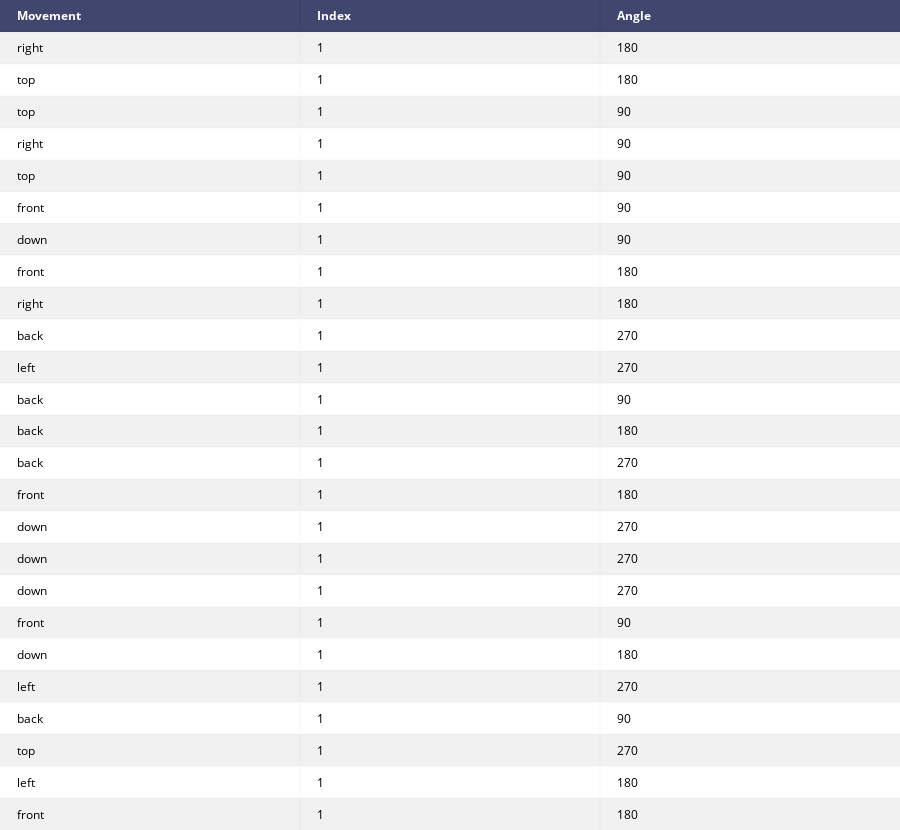
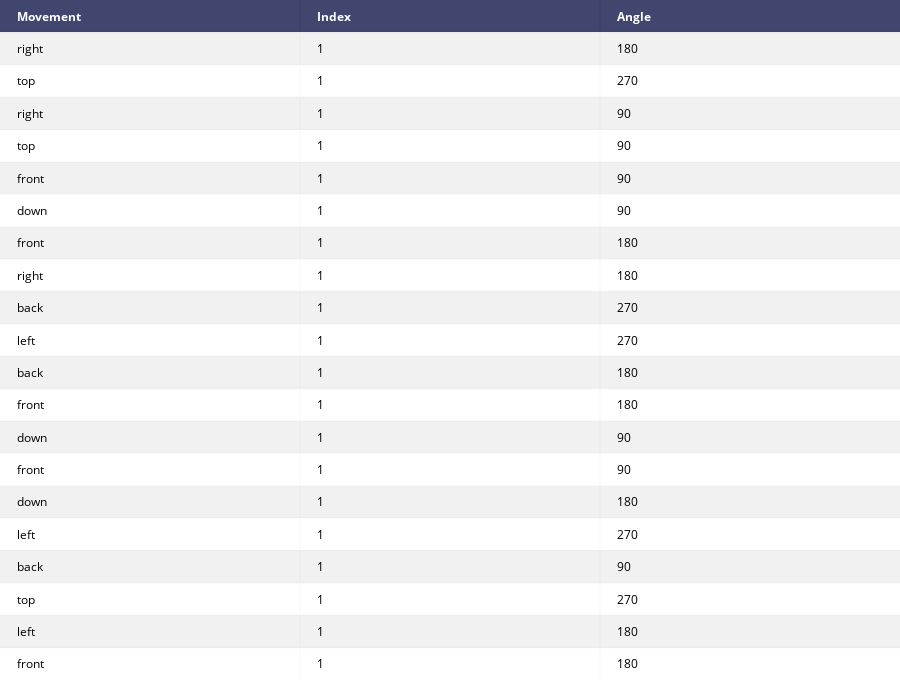

Notebook code cell kept with these figures, in order:
### Code cell
"""This jupyter notebook section provides a sample usage of the protocol."""

import math
import plotly.figure_factory as ff
import content.helper.helper as helper
from plotly.offline import init_notebook_mode, iplot
from content.encryption.encryption import Encryption
from content.analyzers.key_analyzer import KeyAnalyzer

# Init the notebook for usage of Plotly.
init_notebook_mode(connected=True)

# Ask user for a message to encrypt and the desired cube side length.
message = input("Please type in the message you want to encrypt.\n")
cube_side_length = int(input("\nPlease type in the desired cube side length.\n"))

# Initialize the protocol.
protocol = Encryption(message=message, cube_side_length=cube_side_length)

# Print the layout of the cube.
print("\nThe layout of the desired cube is: ")
print(helper.get_cube_layout(cube_side_length=cube_side_length))

# Ask the user for a desired key length and then generate the key.
key_length = int(input("\nPlease type in the desired key length.\n"))
key = helper.generate_random_keys(
    length=key_length, max_index=math.floor(cube_side_length / 2)
)

# Print the random generated key.
print("\nThe random generated key is: ")
iplot(ff.create_table(helper.get_key_table(key=key)))

# Perform the key analyzing and print the new key again.
key = KeyAnalyzer(key=key).analyze()
print(f"\nThe reduced key has length of {len(key)}, and it is: ")
iplot(ff.create_table(helper.get_key_table(key=key)))

# Show user the current binary (The one after XOR operation).
print(f"\nThe plain-text in binary padded is: \n{protocol.get_current_binary()}\n")

# Encrypt the message based on the given key and show the encrypted binary.
protocol.encrypt(key=key)
print(f"\nThe cipher-text in binary is: \n{protocol.get_current_binary()}\n")

# Decrypt the message and show the plain-text recovered.
print(f"\nThe decrypted message is: {protocol.get_decrypted_str()}")

### Figure 1 — Plotly figure (JSON) as saved in the notebook; plotly's stock layout.template omitted (floating-point values rounded to 4 significant figures)
{"data": [{"colorscale": [[0, "#00083e"], [0.5, "#ededee"], [1, "#ffffff"]], "hoverinfo": "none", "opacity": 0.75, "showscale": false, "type": "heatmap", "uid": "aca68202-6d93-4d2a-940c-db8dd17a7810", "z": [[0, 0, 0], [0.5, 0.5, 0.5], [1, 1, 1], [0.5, 0.5, 0.5], [1, 1, 1], [0.5, 0.5, 0.5], [1, 1, 1], [0.5, 0.5, 0.5], [1, 1, 1], [0.5, 0.5, 0.5], [1, 1, 1], [0.5, 0.5, 0.5], [1, 1, 1], [0.5, 0.5, 0.5], [1, 1, 1], [0.5, 0.5, 0.5], [1, 1, 1], [0.5, 0.5, 0.5], [1, 1, 1], [0.5, 0.5, 0.5], [1, 1, 1], [0.5, 0.5, 0.5], [1, 1, 1], [0.5, 0.5, 0.5], [1, 1, 1], [0.5, 0.5, 0.5]]}], "layout": {"annotations": [{"align": "left", "font": {"color": "#ffffff"}, "showarrow": false, "text": "<b>Movement</b>", "x": -0.45, "xanchor": "left", "xref": "x", "y": 0, "yref": "y"}, {"align": "left", "font": {"color": "#ffffff"}, "showarrow": false, "text": "<b>Index</b>", "x": 0.55, "xanchor": "left", "xref": "x", "y": 0, "yref": "y"}, {"align": "left", "font": {"color": "#ffffff"}, "showarrow": false, "text": "<b>Angle</b>", "x": 1.55, "xanchor": "left", "xref": "x", "y": 0, "yref": "y"}, {"align": "left", "font": {"color": "#000000"}, "showarrow": false, "text": "right", "x": -0.45, "xanchor": "left", "xref": "x", "y": 1, "yref": "y"}, {"align": "left", "font": {"color": "#000000"}, "showarrow": false, "text": "1", "x": 0.55, "xanchor": "left", "xref": "x", "y": 1, "yref": "y"}, {"align": "left", "font": {"color": "#000000"}, "showarrow": false, "text": "180", "x": 1.55, "xanchor": "left", "xref": "x", "y": 1, "yref": "y"}, {"align": "left", "font": {"color": "#000000"}, "showarrow": false, "text": "top", "x": -0.45, "xanchor": "left", "xref": "x", "y": 2, "yref": "y"}, {"align": "left", "font": {"color": "#000000"}, "showarrow": false, "text": "1", "x": 0.55, "xanchor": "left", "xref": "x", "y": 2, "yref": "y"}, {"align": "left", "font": {"color": "#000000"}, "showarrow": false, "text": "180", "x": 1.55, "xanchor": "left", "xref": "x", "y": 2, "yref": "y"}, {"align": "left", "font": {"color": "#000000"}, "showarrow": false, "text": "top", "x": -0.45, "xanchor": "left", "xref": "x", "y": 3, "yref": "y"}, {"align": "left", "font": {"color": "#000000"}, "showarrow": false, "text": "1", "x": 0.55, "xanchor": "left", "xref": "x", "y": 3, "yref": "y"}, {"align": "left", "font": {"color": "#000000"}, "showarrow": false, "text": "90", "x": 1.55, "xanchor": "left", "xref": "x", "y": 3, "yref": "y"}, {"align": "left", "font": {"color": "#000000"}, "showarrow": false, "text": "right", "x": -0.45, "xanchor": "left", "xref": "x", "y": 4, "yref": "y"}, {"align": "left", "font": {"color": "#000000"}, "showarrow": false, "text": "1", "x": 0.55, "xanchor": "left", "xref": "x", "y": 4, "yref": "y"}, {"align": "left", "font": {"color": "#000000"}, "showarrow": false, "text": "90", "x": 1.55, "xanchor": "left", "xref": "x", "y": 4, "yref": "y"}, {"align": "left", "font": {"color": "#000000"}, "showarrow": false, "text": "top", "x": -0.45, "xanchor": "left", "xref": "x", "y": 5, "yref": "y"}, {"align": "left", "font": {"color": "#000000"}, "showarrow": false, "text": "1", "x": 0.55, "xanchor": "left", "xref": "x", "y": 5, "yref": "y"}, {"align": "left", "font": {"color": "#000000"}, "showarrow": false, "text": "90", "x": 1.55, "xanchor": "left", "xref": "x", "y": 5, "yref": "y"}, {"align": "left", "font": {"color": "#000000"}, "showarrow": false, "text": "front", "x": -0.45, "xanchor": "left", "xref": "x", "y": 6, "yref": "y"}, {"align": "left", "font": {"color": "#000000"}, "showarrow": false, "text": "1", "x": 0.55, "xanchor": "left", "xref": "x", "y": 6, "yref": "y"}, {"align": "left", "font": {"color": "#000000"}, "showarrow": false, "text": "90", "x": 1.55, "xanchor": "left", "xref": "x", "y": 6, "yref": "y"}, {"align": "left", "font": {"color": "#000000"}, "showarrow": false, "text": "down", "x": -0.45, "xanchor": "left", "xref": "x", "y": 7, "yref": "y"}, {"align": "left", "font": {"color": "#000000"}, "showarrow": false, "text": "1", "x": 0.55, "xanchor": "left", "xref": "x", "y": 7, "yref": "y"}, {"align": "left", "font": {"color": "#000000"}, "showarrow": false, "text": "90", "x": 1.55, "xanchor": "left", "xref": "x", "y": 7, "yref": "y"}, {"align": "left", "font": {"color": "#000000"}, "showarrow": false, "text": "front", "x": -0.45, "xanchor": "left", "xref": "x", "y": 8, "yref": "y"}, {"align": "left", "font": {"color": "#000000"}, "showarrow": false, "text": "1", "x": 0.55, "xanchor": "left", "xref": "x", "y": 8, "yref": "y"}, {"align": "left", "font": {"color": "#000000"}, "showarrow": false, "text": "180", "x": 1.55, "xanchor": "left", "xref": "x", "y": 8, "yref": "y"}, {"align": "left", "font": {"color": "#000000"}, "showarrow": false, "text": "right", "x": -0.45, "xanchor": "left", "xref": "x", "y": 9, "yref": "y"}, {"align": "left", "font": {"color": "#000000"}, "showarrow": false, "text": "1", "x": 0.55, "xanchor": "left", "xref": "x", "y": 9, "yref": "y"}, {"align": "left", "font": {"color": "#000000"}, "showarrow": false, "text": "180", "x": 1.55, "xanchor": "left", "xref": "x", "y": 9, "yref": "y"}, {"align": "left", "font": {"color": "#000000"}, "showarrow": false, "text": "back", "x": -0.45, "xanchor": "left", "xref": "x", "y": 10, "yref": "y"}, {"align": "left", "font": {"color": "#000000"}, "showarrow": false, "text": "1", "x": 0.55, "xanchor": "left", "xref": "x", "y": 10, "yref": "y"}, {"align": "left", "font": {"color": "#000000"}, "showarrow": false, "text": "270", "x": 1.55, "xanchor": "left", "xref": "x", "y": 10, "yref": "y"}, {"align": "left", "font": {"color": "#000000"}, "showarrow": false, "text": "left", "x": -0.45, "xanchor": "left", "xref": "x", "y": 11, "yref": "y"}, {"align": "left", "font": {"color": "#000000"}, "showarrow": false, "text": "1", "x": 0.55, "xanchor": "left", "xref": "x", "y": 11, "yref": "y"}, {"align": "left", "font": {"color": "#000000"}, "showarrow": false, "text": "270", "x": 1.55, "xanchor": "left", "xref": "x", "y": 11, "yref": "y"}, {"align": "left", "font": {"color": "#000000"}, "showarrow": false, "text": "back", "x": -0.45, "xanchor": "left", "xref": "x", "y": 12, "yref": "y"}, {"align": "left", "font": {"color": "#000000"}, "showarrow": false, "text": "1", "x": 0.55, "xanchor": "left", "xref": "x", "y": 12, "yref": "y"}, {"align": "left", "font": {"color": "#000000"}, "showarrow": false, "text": "90", "x": 1.55, "xanchor": "left", "xref": "x", "y": 12, "yref": "y"}, {"align": "left", "font": {"color": "#000000"}, "showarrow": false, "text": "back", "x": -0.45, "xanchor": "left", "xref": "x", "y": 13, "yref": "y"}, {"align": "left", "font": {"color": "#000000"}, "showarrow": false, "text": "1", "x": 0.55, "xanchor": "left", "xref": "x", "y": 13, "yref": "y"}, {"align": "left", "font": {"color": "#000000"}, "showarrow": false, "text": "180", "x": 1.55, "xanchor": "left", "xref": "x", "y": 13, "yref": "y"}, {"align": "left", "font": {"color": "#000000"}, "showarrow": false, "text": "back", "x": -0.45, "xanchor": "left", "xref": "x", "y": 14, "yref": "y"}, {"align": "left", "font": {"color": "#000000"}, "showarrow": false, "text": "1", "x": 0.55, "xanchor": "left", "xref": "x", "y": 14, "yref": "y"}, {"align": "left", "font": {"color": "#000000"}, "showarrow": false, "text": "270", "x": 1.55, "xanchor": "left", "xref": "x", "y": 14, "yref": "y"}, {"align": "left", "font": {"color": "#000000"}, "showarrow": false, "text": "front", "x": -0.45, "xanchor": "left", "xref": "x", "y": 15, "yref": "y"}, {"align": "left", "font": {"color": "#000000"}, "showarrow": false, "text": "1", "x": 0.55, "xanchor": "left", "xref": "x", "y": 15, "yref": "y"}, {"align": "left", "font": {"color": "#000000"}, "showarrow": false, "text": "180", "x": 1.55, "xanchor": "left", "xref": "x", "y": 15, "yref": "y"}, {"align": "left", "font": {"color": "#000000"}, "showarrow": false, "text": "down", "x": -0.45, "xanchor": "left", "xref": "x", "y": 16, "yref": "y"}, {"align": "left", "font": {"color": "#000000"}, "showarrow": false, "text": "1", "x": 0.55, "xanchor": "left", "xref": "x", "y": 16, "yref": "y"}, {"align": "left", "font": {"color": "#000000"}, "showarrow": false, "text": "270", "x": 1.55, "xanchor": "left", "xref": "x", "y": 16, "yref": "y"}, {"align": "left", "font": {"color": "#000000"}, "showarrow": false, "text": "down", "x": -0.45, "xanchor": "left", "xref": "x", "y": 17, "yref": "y"}, {"align": "left", "font": {"color": "#000000"}, "showarrow": false, "text": "1", "x": 0.55, "xanchor": "left", "xref": "x", "y": 17, "yref": "y"}, {"align": "left", "font": {"color": "#000000"}, "showarrow": false, "text": "270", "x": 1.55, "xanchor": "left", "xref": "x", "y": 17, "yref": "y"}, {"align": "left", "font": {"color": "#000000"}, "showarrow": false, "text": "down", "x": -0.45, "xanchor": "left", "xref": "x", "y": 18, "yref": "y"}, {"align": "left", "font": {"color": "#000000"}, "showarrow": false, "text": "1", "x": 0.55, "xanchor": "left", "xref": "x", "y": 18, "yref": "y"}, {"align": "left", "font": {"color": "#000000"}, "showarrow": false, "text": "270", "x": 1.55, "xanchor": "left", "xref": "x", "y": 18, "yref": "y"}, {"align": "left", "font": {"color": "#000000"}, "showarrow": false, "text": "front", "x": -0.45, "xanchor": "left", "xref": "x", "y": 19, "yref": "y"}, {"align": "left", "font": {"color": "#000000"}, "showarrow": false, "text": "1", "x": 0.55, "xanchor": "left", "xref": "x", "y": 19, "yref": "y"}, {"align": "left", "font": {"color": "#000000"}, "showarrow": false, "text": "90", "x": 1.55, "xanchor": "left", "xref": "x", "y": 19, "yref": "y"}, {"align": "left", "font": {"color": "#000000"}, "showarrow": false, "text": "down", "x": -0.45, "xanchor": "left", "xref": "x", "y": 20, "yref": "y"}, {"align": "left", "font": {"color": "#000000"}, "showarrow": false, "text": "1", "x": 0.55, "xanchor": "left", "xref": "x", "y": 20, "yref": "y"}, {"align": "left", "font": {"color": "#000000"}, "showarrow": false, "text": "180", "x": 1.55, "xanchor": "left", "xref": "x", "y": 20, "yref": "y"}, {"align": "left", "font": {"color": "#000000"}, "showarrow": false, "text": "left", "x": -0.45, "xanchor": "left", "xref": "x", "y": 21, "yref": "y"}, {"align": "left", "font": {"color": "#000000"}, "showarrow": false, "text": "1", "x": 0.55, "xanchor": "left", "xref": "x", "y": 21, "yref": "y"}, {"align": "left", "font": {"color": "#000000"}, "showarrow": false, "text": "270", "x": 1.55, "xanchor": "left", "xref": "x", "y": 21, "yref": "y"}, {"align": "left", "font": {"color": "#000000"}, "showarrow": false, "text": "back", "x": -0.45, "xanchor": "left", "xref": "x", "y": 22, "yref": "y"}, {"align": "left", "font": {"color": "#000000"}, "showarrow": false, "text": "1", "x": 0.55, "xanchor": "left", "xref": "x", "y": 22, "yref": "y"}, {"align": "left", "font": {"color": "#000000"}, "showarrow": false, "text": "90", "x": 1.55, "xanchor": "left", "xref": "x", "y": 22, "yref": "y"}, {"align": "left", "font": {"color": "#000000"}, "showarrow": false, "text": "top", "x": -0.45, "xanchor": "left", "xref": "x", "y": 23, "yref": "y"}, {"align": "left", "font": {"color": "#000000"}, "showarrow": false, "text": "1", "x": 0.55, "xanchor": "left", "xref": "x", "y": 23, "yref": "y"}, {"align": "left", "font": {"color": "#000000"}, "showarrow": false, "text": "270", "x": 1.55, "xanchor": "left", "xref": "x", "y": 23, "yref": "y"}, {"align": "left", "font": {"color": "#000000"}, "showarrow": false, "text": "left", "x": -0.45, "xanchor": "left", "xref": "x", "y": 24, "yref": "y"}, {"align": "left", "font": {"color": "#000000"}, "showarrow": false, "text": "1", "x": 0.55, "xanchor": "left", "xref": "x", "y": 24, "yref": "y"}, {"align": "left", "font": {"color": "#000000"}, "showarrow": false, "text": "180", "x": 1.55, "xanchor": "left", "xref": "x", "y": 24, "yref": "y"}, {"align": "left", "font": {"color": "#000000"}, "showarrow": false, "text": "front", "x": -0.45, "xanchor": "left", "xref": "x", "y": 25, "yref": "y"}, {"align": "left", "font": {"color": "#000000"}, "showarrow": false, "text": "1", "x": 0.55, "xanchor": "left", "xref": "x", "y": 25, "yref": "y"}, {"align": "left", "font": {"color": "#000000"}, "showarrow": false, "text": "180", "x": 1.55, "xanchor": "left", "xref": "x", "y": 25, "yref": "y"}], "height": 830, "margin": {"b": 0, "l": 0, "r": 0, "t": 0}, "xaxis": {"dtick": 1, "gridwidth": 2, "showticklabels": false, "tick0": -0.5, "ticks": "", "zeroline": false}, "yaxis": {"autorange": "reversed", "dtick": 1, "gridwidth": 2, "showticklabels": false, "tick0": 0.5, "ticks": "", "zeroline": false}}}

### Figure 2 — Plotly figure (JSON) as saved in the notebook; plotly's stock layout.template omitted (floating-point values rounded to 4 significant figures)
{"data": [{"colorscale": [[0, "#00083e"], [0.5, "#ededee"], [1, "#ffffff"]], "hoverinfo": "none", "opacity": 0.75, "showscale": false, "type": "heatmap", "uid": "1c3c9fb6-064d-4722-b3de-a98c9d46c4ae", "z": [[0, 0, 0], [0.5, 0.5, 0.5], [1, 1, 1], [0.5, 0.5, 0.5], [1, 1, 1], [0.5, 0.5, 0.5], [1, 1, 1], [0.5, 0.5, 0.5], [1, 1, 1], [0.5, 0.5, 0.5], [1, 1, 1], [0.5, 0.5, 0.5], [1, 1, 1], [0.5, 0.5, 0.5], [1, 1, 1], [0.5, 0.5, 0.5], [1, 1, 1], [0.5, 0.5, 0.5], [1, 1, 1], [0.5, 0.5, 0.5], [1, 1, 1]]}], "layout": {"annotations": [{"align": "left", "font": {"color": "#ffffff"}, "showarrow": false, "text": "<b>Movement</b>", "x": -0.45, "xanchor": "left", "xref": "x", "y": 0, "yref": "y"}, {"align": "left", "font": {"color": "#ffffff"}, "showarrow": false, "text": "<b>Index</b>", "x": 0.55, "xanchor": "left", "xref": "x", "y": 0, "yref": "y"}, {"align": "left", "font": {"color": "#ffffff"}, "showarrow": false, "text": "<b>Angle</b>", "x": 1.55, "xanchor": "left", "xref": "x", "y": 0, "yref": "y"}, {"align": "left", "font": {"color": "#000000"}, "showarrow": false, "text": "right", "x": -0.45, "xanchor": "left", "xref": "x", "y": 1, "yref": "y"}, {"align": "left", "font": {"color": "#000000"}, "showarrow": false, "text": "1", "x": 0.55, "xanchor": "left", "xref": "x", "y": 1, "yref": "y"}, {"align": "left", "font": {"color": "#000000"}, "showarrow": false, "text": "180", "x": 1.55, "xanchor": "left", "xref": "x", "y": 1, "yref": "y"}, {"align": "left", "font": {"color": "#000000"}, "showarrow": false, "text": "top", "x": -0.45, "xanchor": "left", "xref": "x", "y": 2, "yref": "y"}, {"align": "left", "font": {"color": "#000000"}, "showarrow": false, "text": "1", "x": 0.55, "xanchor": "left", "xref": "x", "y": 2, "yref": "y"}, {"align": "left", "font": {"color": "#000000"}, "showarrow": false, "text": "270", "x": 1.55, "xanchor": "left", "xref": "x", "y": 2, "yref": "y"}, {"align": "left", "font": {"color": "#000000"}, "showarrow": false, "text": "right", "x": -0.45, "xanchor": "left", "xref": "x", "y": 3, "yref": "y"}, {"align": "left", "font": {"color": "#000000"}, "showarrow": false, "text": "1", "x": 0.55, "xanchor": "left", "xref": "x", "y": 3, "yref": "y"}, {"align": "left", "font": {"color": "#000000"}, "showarrow": false, "text": "90", "x": 1.55, "xanchor": "left", "xref": "x", "y": 3, "yref": "y"}, {"align": "left", "font": {"color": "#000000"}, "showarrow": false, "text": "top", "x": -0.45, "xanchor": "left", "xref": "x", "y": 4, "yref": "y"}, {"align": "left", "font": {"color": "#000000"}, "showarrow": false, "text": "1", "x": 0.55, "xanchor": "left", "xref": "x", "y": 4, "yref": "y"}, {"align": "left", "font": {"color": "#000000"}, "showarrow": false, "text": "90", "x": 1.55, "xanchor": "left", "xref": "x", "y": 4, "yref": "y"}, {"align": "left", "font": {"color": "#000000"}, "showarrow": false, "text": "front", "x": -0.45, "xanchor": "left", "xref": "x", "y": 5, "yref": "y"}, {"align": "left", "font": {"color": "#000000"}, "showarrow": false, "text": "1", "x": 0.55, "xanchor": "left", "xref": "x", "y": 5, "yref": "y"}, {"align": "left", "font": {"color": "#000000"}, "showarrow": false, "text": "90", "x": 1.55, "xanchor": "left", "xref": "x", "y": 5, "yref": "y"}, {"align": "left", "font": {"color": "#000000"}, "showarrow": false, "text": "down", "x": -0.45, "xanchor": "left", "xref": "x", "y": 6, "yref": "y"}, {"align": "left", "font": {"color": "#000000"}, "showarrow": false, "text": "1", "x": 0.55, "xanchor": "left", "xref": "x", "y": 6, "yref": "y"}, {"align": "left", "font": {"color": "#000000"}, "showarrow": false, "text": "90", "x": 1.55, "xanchor": "left", "xref": "x", "y": 6, "yref": "y"}, {"align": "left", "font": {"color": "#000000"}, "showarrow": false, "text": "front", "x": -0.45, "xanchor": "left", "xref": "x", "y": 7, "yref": "y"}, {"align": "left", "font": {"color": "#000000"}, "showarrow": false, "text": "1", "x": 0.55, "xanchor": "left", "xref": "x", "y": 7, "yref": "y"}, {"align": "left", "font": {"color": "#000000"}, "showarrow": false, "text": "180", "x": 1.55, "xanchor": "left", "xref": "x", "y": 7, "yref": "y"}, {"align": "left", "font": {"color": "#000000"}, "showarrow": false, "text": "right", "x": -0.45, "xanchor": "left", "xref": "x", "y": 8, "yref": "y"}, {"align": "left", "font": {"color": "#000000"}, "showarrow": false, "text": "1", "x": 0.55, "xanchor": "left", "xref": "x", "y": 8, "yref": "y"}, {"align": "left", "font": {"color": "#000000"}, "showarrow": false, "text": "180", "x": 1.55, "xanchor": "left", "xref": "x", "y": 8, "yref": "y"}, {"align": "left", "font": {"color": "#000000"}, "showarrow": false, "text": "back", "x": -0.45, "xanchor": "left", "xref": "x", "y": 9, "yref": "y"}, {"align": "left", "font": {"color": "#000000"}, "showarrow": false, "text": "1", "x": 0.55, "xanchor": "left", "xref": "x", "y": 9, "yref": "y"}, {"align": "left", "font": {"color": "#000000"}, "showarrow": false, "text": "270", "x": 1.55, "xanchor": "left", "xref": "x", "y": 9, "yref": "y"}, {"align": "left", "font": {"color": "#000000"}, "showarrow": false, "text": "left", "x": -0.45, "xanchor": "left", "xref": "x", "y": 10, "yref": "y"}, {"align": "left", "font": {"color": "#000000"}, "showarrow": false, "text": "1", "x": 0.55, "xanchor": "left", "xref": "x", "y": 10, "yref": "y"}, {"align": "left", "font": {"color": "#000000"}, "showarrow": false, "text": "270", "x": 1.55, "xanchor": "left", "xref": "x", "y": 10, "yref": "y"}, {"align": "left", "font": {"color": "#000000"}, "showarrow": false, "text": "back", "x": -0.45, "xanchor": "left", "xref": "x", "y": 11, "yref": "y"}, {"align": "left", "font": {"color": "#000000"}, "showarrow": false, "text": "1", "x": 0.55, "xanchor": "left", "xref": "x", "y": 11, "yref": "y"}, {"align": "left", "font": {"color": "#000000"}, "showarrow": false, "text": "180", "x": 1.55, "xanchor": "left", "xref": "x", "y": 11, "yref": "y"}, {"align": "left", "font": {"color": "#000000"}, "showarrow": false, "text": "front", "x": -0.45, "xanchor": "left", "xref": "x", "y": 12, "yref": "y"}, {"align": "left", "font": {"color": "#000000"}, "showarrow": false, "text": "1", "x": 0.55, "xanchor": "left", "xref": "x", "y": 12, "yref": "y"}, {"align": "left", "font": {"color": "#000000"}, "showarrow": false, "text": "180", "x": 1.55, "xanchor": "left", "xref": "x", "y": 12, "yref": "y"}, {"align": "left", "font": {"color": "#000000"}, "showarrow": false, "text": "down", "x": -0.45, "xanchor": "left", "xref": "x", "y": 13, "yref": "y"}, {"align": "left", "font": {"color": "#000000"}, "showarrow": false, "text": "1", "x": 0.55, "xanchor": "left", "xref": "x", "y": 13, "yref": "y"}, {"align": "left", "font": {"color": "#000000"}, "showarrow": false, "text": "90", "x": 1.55, "xanchor": "left", "xref": "x", "y": 13, "yref": "y"}, {"align": "left", "font": {"color": "#000000"}, "showarrow": false, "text": "front", "x": -0.45, "xanchor": "left", "xref": "x", "y": 14, "yref": "y"}, {"align": "left", "font": {"color": "#000000"}, "showarrow": false, "text": "1", "x": 0.55, "xanchor": "left", "xref": "x", "y": 14, "yref": "y"}, {"align": "left", "font": {"color": "#000000"}, "showarrow": false, "text": "90", "x": 1.55, "xanchor": "left", "xref": "x", "y": 14, "yref": "y"}, {"align": "left", "font": {"color": "#000000"}, "showarrow": false, "text": "down", "x": -0.45, "xanchor": "left", "xref": "x", "y": 15, "yref": "y"}, {"align": "left", "font": {"color": "#000000"}, "showarrow": false, "text": "1", "x": 0.55, "xanchor": "left", "xref": "x", "y": 15, "yref": "y"}, {"align": "left", "font": {"color": "#000000"}, "showarrow": false, "text": "180", "x": 1.55, "xanchor": "left", "xref": "x", "y": 15, "yref": "y"}, {"align": "left", "font": {"color": "#000000"}, "showarrow": false, "text": "left", "x": -0.45, "xanchor": "left", "xref": "x", "y": 16, "yref": "y"}, {"align": "left", "font": {"color": "#000000"}, "showarrow": false, "text": "1", "x": 0.55, "xanchor": "left", "xref": "x", "y": 16, "yref": "y"}, {"align": "left", "font": {"color": "#000000"}, "showarrow": false, "text": "270", "x": 1.55, "xanchor": "left", "xref": "x", "y": 16, "yref": "y"}, {"align": "left", "font": {"color": "#000000"}, "showarrow": false, "text": "back", "x": -0.45, "xanchor": "left", "xref": "x", "y": 17, "yref": "y"}, {"align": "left", "font": {"color": "#000000"}, "showarrow": false, "text": "1", "x": 0.55, "xanchor": "left", "xref": "x", "y": 17, "yref": "y"}, {"align": "left", "font": {"color": "#000000"}, "showarrow": false, "text": "90", "x": 1.55, "xanchor": "left", "xref": "x", "y": 17, "yref": "y"}, {"align": "left", "font": {"color": "#000000"}, "showarrow": false, "text": "top", "x": -0.45, "xanchor": "left", "xref": "x", "y": 18, "yref": "y"}, {"align": "left", "font": {"color": "#000000"}, "showarrow": false, "text": "1", "x": 0.55, "xanchor": "left", "xref": "x", "y": 18, "yref": "y"}, {"align": "left", "font": {"color": "#000000"}, "showarrow": false, "text": "270", "x": 1.55, "xanchor": "left", "xref": "x", "y": 18, "yref": "y"}, {"align": "left", "font": {"color": "#000000"}, "showarrow": false, "text": "left", "x": -0.45, "xanchor": "left", "xref": "x", "y": 19, "yref": "y"}, {"align": "left", "font": {"color": "#000000"}, "showarrow": false, "text": "1", "x": 0.55, "xanchor": "left", "xref": "x", "y": 19, "yref": "y"}, {"align": "left", "font": {"color": "#000000"}, "showarrow": false, "text": "180", "x": 1.55, "xanchor": "left", "xref": "x", "y": 19, "yref": "y"}, {"align": "left", "font": {"color": "#000000"}, "showarrow": false, "text": "front", "x": -0.45, "xanchor": "left", "xref": "x", "y": 20, "yref": "y"}, {"align": "left", "font": {"color": "#000000"}, "showarrow": false, "text": "1", "x": 0.55, "xanchor": "left", "xref": "x", "y": 20, "yref": "y"}, {"align": "left", "font": {"color": "#000000"}, "showarrow": false, "text": "180", "x": 1.55, "xanchor": "left", "xref": "x", "y": 20, "yref": "y"}], "height": 680, "margin": {"b": 0, "l": 0, "r": 0, "t": 0}, "xaxis": {"dtick": 1, "gridwidth": 2, "showticklabels": false, "tick0": -0.5, "ticks": "", "zeroline": false}, "yaxis": {"autorange": "reversed", "dtick": 1, "gridwidth": 2, "showticklabels": false, "tick0": 0.5, "ticks": "", "zeroline": false}}}
